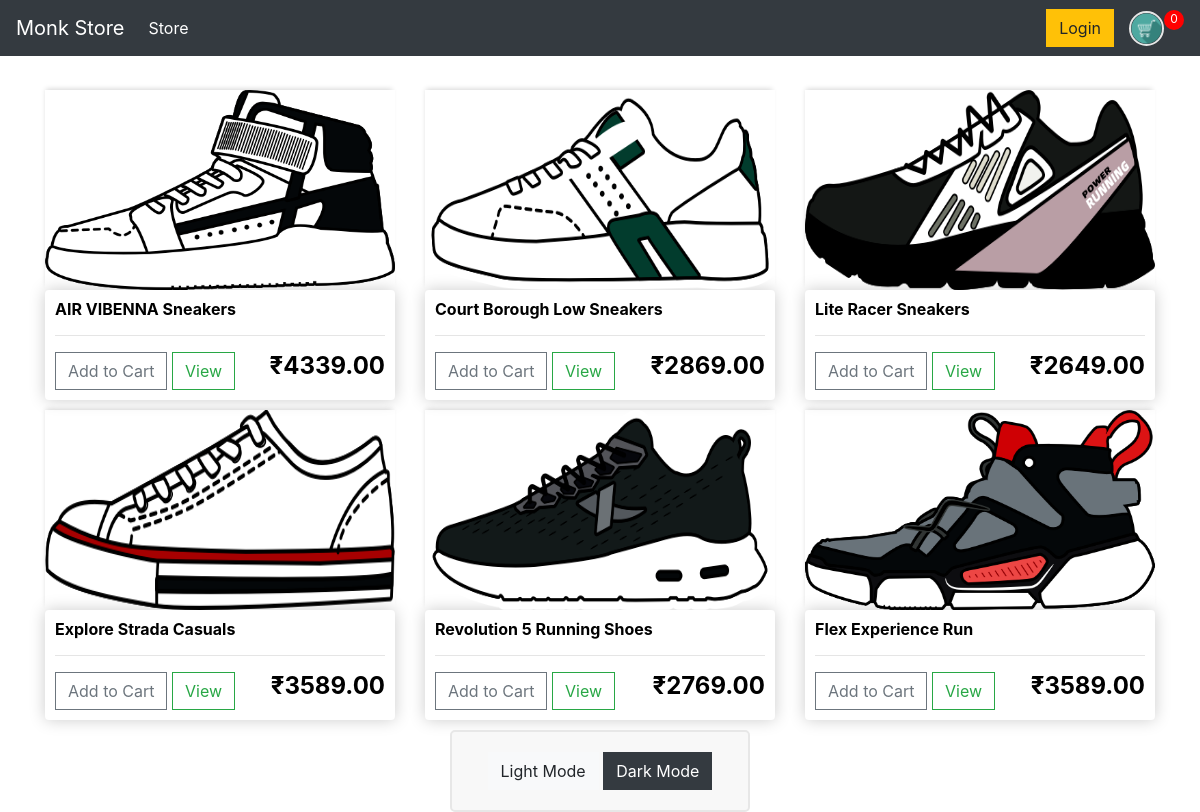
The page / on the database its author committed.
### store/models.py (models this page shows, shortened)
class Product(models.Model):
	name = models.CharField(max_length=200)
	price = models.DecimalField(max_digits=7, decimal_places=2)
	digital = models.BooleanField(default=False,null=True, blank=True)
	image = models.ImageField(null=True, blank=True)
	@property
	def imageURL(self):
		try:
			url = self.image.url
		except:
			url = ''
		return url

### store/views.py (the view)
# urls.py: path('', include('store.urls')),
def store(request):
	data = cartData(request)
	cartItems = data['cartItems']
	products = Product.objects.all()
	context = {'products':products, 'cartItems':cartItems}
	return render(request, 'store/store.html', context)

### store/utils.py (called while the page is built, shortened)
def cookieCart(request):
    try:
        cart = json.loads(request.COOKIES['cart'])
    except:
        cart = {}
    items = []
    order = {'get_cart_total':0, 'get_cart_items':0, 'shipping':False}
    cartItems = order['get_cart_items']
    return {'cartItems':cartItems, 'order':order,  'items':items}

def cartData(request):
    if request.user.is_authenticated:
        customer = request.user.customer
        order, created = Order.objects.get_or_create(customer=customer, complete=False)
        items = order.orderitem_set.all()
        cartItems = order.get_cart_items
    else:
        cookieData = cookieCart(request)
        cartItems = cookieData['cartItems']
        order = cookieData['order']
        items = cookieData['items']
    return{'cartItems':cartItems, 'order':order,  'items':items}

### store/templates/store/store.html (shortened to what this page needs)
{% extends 'store/main.html' %}
{% load static %}
{% block content %}
	<div class="row">
		{% for product in products %}
		<div class="col-lg-4">
			<img class="thumbnail" src="{{ product.imageURL }}">
			<div class="box-element product">
				<h6><strong>{{product.name}}</strong></h6>
				<hr>
				<button data-product={{product.id}} data-action="add" class="btn btn-outline-secondary add-btn update-cart">Add to Cart</button>
				<a class="btn btn-outline-success" href="#">View</a>
				<h4 style="display: inline-block; float: right"><strong>₹{{product.price}}</strong></h4>
			</div>
		</div>
		{% endfor %}
	</div>
	<div id="box">
		<button class="btn btn-light" onclick="swapStyle('static/css/light.css')">Light Mode</button>
		<button class="btn btn-dark" onclick="swapStyle('static/css/dark.css')">Dark Mode</button>
	</div>
{% endblock content %}

### store/templates/store/main.html (shortened to what this page needs)
<!DOCTYPE html>
{% load static %}
<html>
<head>
	<link rel="stylesheet" href="https://stackpath.bootstrapcdn.com/bootstrap/4.5.0/css/bootstrap.min.css"
>
	<link id="mystylesheet" rel="stylesheet" type="text/css" href="{% static 'css/light.css' %}">
</head>
<body>
	<nav class="navbar navbar-expand-lg navbar-dark bg-dark">
		<a class="navbar-brand" href="{% url 'store' %}">Monk Store</a>
		<div class="collapse navbar-collapse" id="navbarSupportedContent">
			<ul class="navbar-nav mr-auto">
				<li class="nav-item active">
					<a class="nav-link" href="#">Store <span class="sr-only">(current)</span></a>
				</li>
			</ul>
			<div class="form-inline my-2 my-lg-0">
				<a href="#" class="btn btn-warning">Login</a>
				<a href="{% url 'cart' %}">
					<img id="cart-pic" src="{% static 'images/cart_shopping.png' %}">
				</a>
				<p id="cart-total">{{cartItems}}</p>
			</div>
		</div>
	</nav>
	<div class="container">
		<br>
		{% block content %}
		{% endblock content %}
	</div>
</body>
</html>

### static/css/light.css (style rules this page uses)
body { background-color: #fff; }
h1, h2, h3, h4, h5, h6 { color: black; }
p, span, small { color: #888; }
#box { position: relative; width: 300px; bottom: -10px; right: 0%; margin: 0 auto; border: 2px solid #e7e7e7; border-radius: 5px; text-align: center; padding: 20px; background-color: #F8F8F8!important; }
#cart-pic { width:35px; display: inline-block; margin-left: 15px; border-radius: 50%; border: 2px solid #e7e7e7; }
#cart-total { display: block; text-align: center; color:#fff; background-color: red; top: 8px; right: 16px; width: 20px; height: 20px; border-radius: 50%; font-size: 12px; }
.box-element { box-shadow:hsl(0, 0%, 80%) 0 0 16px; background-color: #fff; border-radius: 4px; padding: 10px; }
.thumbnail { width: 100%; height: 200px; -webkit-box-shadow: -1px -3px 5px -2px rgba(214,214,214,1); -moz-box-shadow: -1px -3px 5px -2px rgba(214,214,214,1); box-shadow: -1px -3px 5px -2px rgba(214,214,214,1); }
.col-lg-4, .col-lg-6, .col-lg-8, .col-lg-12 { margin-top: 10px; }
.btn { border-radius: 0; }

### rows shown on the page
Product: imageURL (picture), name "AIR VIBENNA Sneakers", price "4339.00"
Product: imageURL (picture), name "Court Borough Low Sneakers", price "2869.00"
Product: imageURL (picture), name "Lite Racer Sneakers", price "2649.00"
Product: imageURL (picture), name "Explore Strada Casuals", price "3589.00"
Product: imageURL (picture), name "Revolution 5 Running Shoes", price "2769.00"
Product: imageURL (picture), name "Flex Experience Run", price "3589.00"

### other values the page prints
{{ cartItems }} "0"
